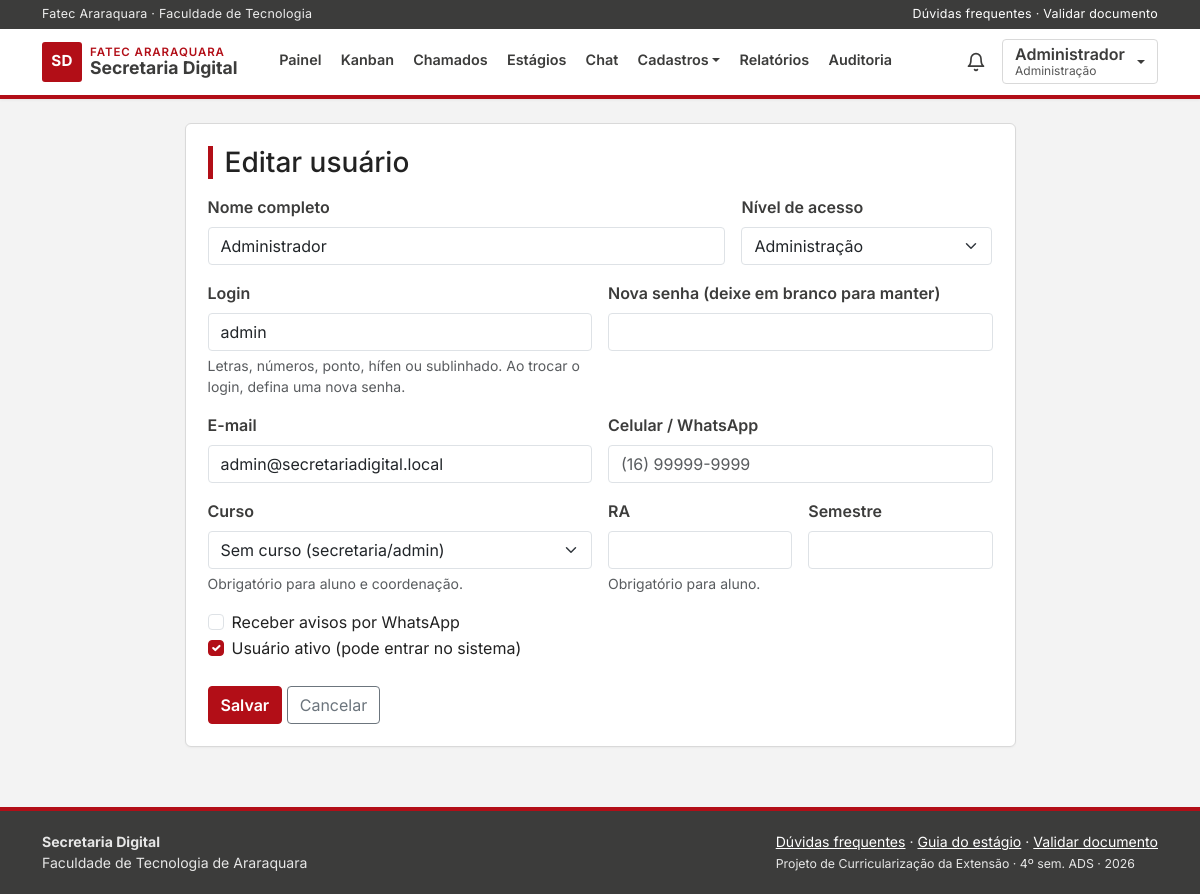
Screenshot of /usuario_alt.php?id=1 (signed in) with the database file from the repository.
### tables this page shows
CREATE TABLE tb_usuarios (
  id_usuario      INT AUTO_INCREMENT PRIMARY KEY,
  nome            VARCHAR(120) NOT NULL,
  login           VARCHAR(50)  NOT NULL,
  senha           CHAR(64)     NOT NULL,
  email           VARCHAR(120) NOT NULL,
  nivel           ENUM('aluno','secretaria','coordenacao','admin') NOT NULL,
  id_curso        INT          NULL,
  ra              VARCHAR(20)  NULL,
  semestre        TINYINT      NULL,
  telefone        VARCHAR(20)  NULL,
  aviso_whatsapp  TINYINT(1)   NOT NULL DEFAULT 0,
  aviso_email     TINYINT(1)   NOT NULL DEFAULT 1,
  ativo           TINYINT(1)   NOT NULL DEFAULT 1,
  criado_em       DATETIME     NOT NULL DEFAULT CURRENT_TIMESTAMP,
  UNIQUE KEY uk_usuarios_login (login),
  UNIQUE KEY uk_usuarios_email (email),
  UNIQUE KEY uk_usuarios_ra (ra),
  CONSTRAINT fk_usuarios_curso FOREIGN KEY (id_curso)
    REFERENCES tb_cursos (id_curso)
);

### funcoes.php (called while the page is built, shortened)
<?php
    function seguro($texto){
        return htmlspecialchars((string)$texto, ENT_QUOTES, "UTF-8");
    }
    function nome_nivel($nivel){
        $nomes = array(
            "aluno" => "Aluno",
            "secretaria" => "Secretaria",
            "coordenacao" => "Coordenação",
            "admin" => "Administração"
        );
        return isset($nomes[$nivel]) ? $nomes[$nivel] : $nivel;
    }
?>

### usuario_form.php (the view, shortened to what this page needs)
<?php
    $editando = isset($usuario['id_usuario']);
    $nivel_atual = $usuario['nivel'] ?? "aluno";
?>
<div class="row g-3">
    <div class="col-md-8">
        <label for="txtnome" class="form-label">Nome completo</label>
        <input type="text" class="form-control" id="txtnome" name="txtnome" required maxlength="120" value="<?php echo seguro($usuario['nome'] ?? ""); ?>">
    </div>
    <div class="col-md-4">
        <label for="selnivel" class="form-label">Nível de acesso</label>
        <?php if($_SESSION['nivel'] == "admin"){ ?>
            <select class="form-select" id="selnivel" name="selnivel" required>
                <?php
                    foreach(array("aluno", "secretaria", "coordenacao", "admin") as $n){
                        $sel = ($nivel_atual == $n) ? " selected" : "";
                        echo "<option value='$n'$sel>" . nome_nivel($n) . "</option>";
                    }
                ?>
            </select>
        <?php } else { ?>
            <input type="text" class="form-control" id="selnivel" value="Aluno" disabled>
        <?php } ?>
    </div>
    <div class="col-md-6">
        <label for="txtlogin" class="form-label">Login</label>
        <input type="text" class="form-control" id="txtlogin" name="txtlogin" required maxlength="50" pattern="[a-zA-Z0-9._-]+" value="<?php echo seguro($usuario['login'] ?? ""); ?>">
        <div class="form-text">Letras, números, ponto, hífen ou sublinhado. Ao trocar o login, defina uma nova senha.</div>
    </div>
    <div class="col-md-6">
        <label for="txtsenha" class="form-label"><?php echo $editando ? "Nova senha (deixe em branco para manter)" : "Senha inicial"; ?></label>
        <input type="password" class="form-control" id="txtsenha" name="txtsenha" minlength="6" <?php echo $editando ? "" : "required"; ?> autocomplete="new-password">
    </div>
    <div class="col-md-6">
        <label for="txtemail" class="form-label">E-mail</label>
        <input type="email" class="form-control" id="txtemail" name="txtemail" required maxlength="120" value="<?php echo seguro($usuario['email'] ?? ""); ?>">
    </div>
    <div class="col-md-6">
        <label for="txttelefone" class="form-label">Celular / WhatsApp</label>
        <input type="text" class="form-control" id="txttelefone" name="txttelefone" maxlength="20" value="<?php echo seguro($usuario['telefone'] ?? ""); ?>" placeholder="(16) 99999-9999">
    </div>
    <div class="col-md-6">
        <label for="selcurso" class="form-label">Curso</label>
        <select class="form-select" id="selcurso" name="selcurso">
            <option value="0">Sem curso (secretaria/admin)</option>
        </select>
        <div class="form-text">Obrigatório para aluno e coordenação.</div>
    </div>
    <div class="col-md-3">
        <label for="txtra" class="form-label">RA</label>
        <input type="text" class="form-control" id="txtra" name="txtra" maxlength="20" value="<?php echo seguro($usuario['ra'] ?? ""); ?>">
        <div class="form-text">Obrigatório para aluno.</div>
    </div>
    <div class="col-md-3">
        <label for="numsemestre" class="form-label">Semestre</label>
        <input type="number" class="form-control" id="numsemestre" name="numsemestre" min="1" max="10" value="<?php echo seguro($usuario['semestre'] ?? ""); ?>">
    </div>
    <div class="col-12">
        <div class="form-check">
            <input class="form-check-input" type="checkbox" id="ckwhats" name="ckwhats" value="1" <?php if(!empty($usuario['aviso_whatsapp'])){ echo "checked"; } ?>>
            <label class="form-check-label" for="ckwhats">Receber avisos por WhatsApp</label>
        </div>
        <?php if($editando){ ?>
        <div class="form-check">
            <input class="form-check-input" type="checkbox" id="ckativo" name="ckativo" value="1" <?php if($usuario['ativo']){ echo "checked"; } ?>>
            <label class="form-check-label" for="ckativo">Usuário ativo (pode entrar no sistema)</label>
        </div>
        <?php } ?>
    </div>
</div>

### css/estilo.css (style rules this page uses)
:root { --vermelho: #B20E17; --vermelho-escuro: #8A0A11; --vermelho-claro: #FBEAEA; --cinza-escuro: #3C3C3B; --cinza: #6B6B6A; --fundo: #F3F3F3; --borda: #D9D9D9; --texto: #222222; --texto-suave: #575757; --vinho: var(--vermelho); --vinho-escuro: var(--vermelho-escuro); --vinho-claro: var(--vermelho-claro); }
body { font-family: Inter, "Segoe UI", Arial, sans-serif; background: var(--fundo); color: var(--texto); min-height: 100vh; display: flex; flex-direction: column; }
.form-control, .form-select { border-radius: 4px; }
.form-check-input:checked { background-color: var(--vermelho); border-color: var(--vermelho); }
.form-label { font-weight: 600; color: var(--cinza-escuro); }

### rows the page displays
tb_usuarios: txtnome "Administrador", txtlogin "admin", txtemail "admin@secretariadigital.local", ativo "☑"

### other values shown
$rotulo "Painel Kanban Chamados Estágios Relatórios Auditoria"
$rotulo "Cadastros"
seguro($_SESSION['nome']) "Administrador"
nome_nivel($nivel_menu) "Administração"
form field selnivel "Administração"
